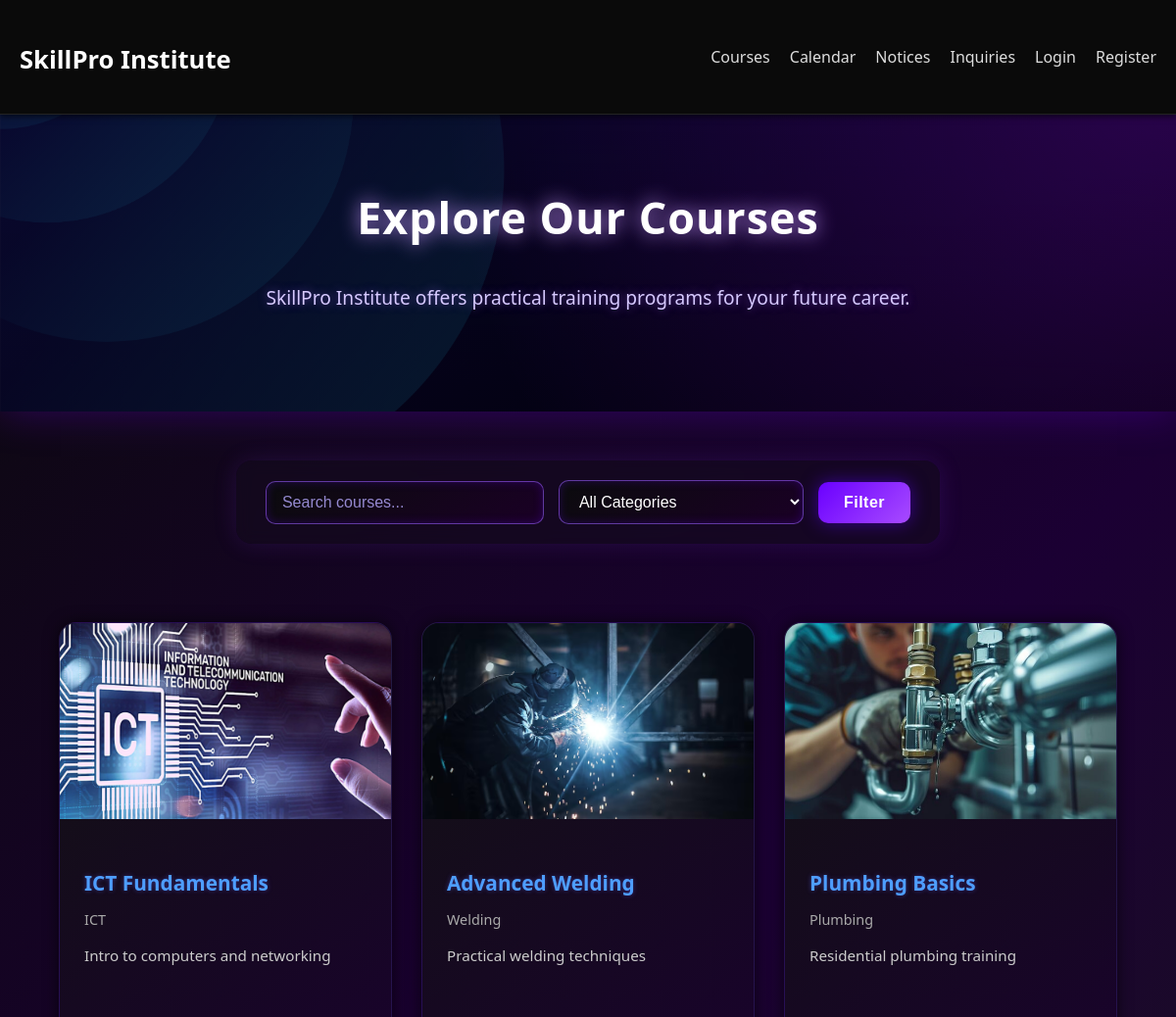
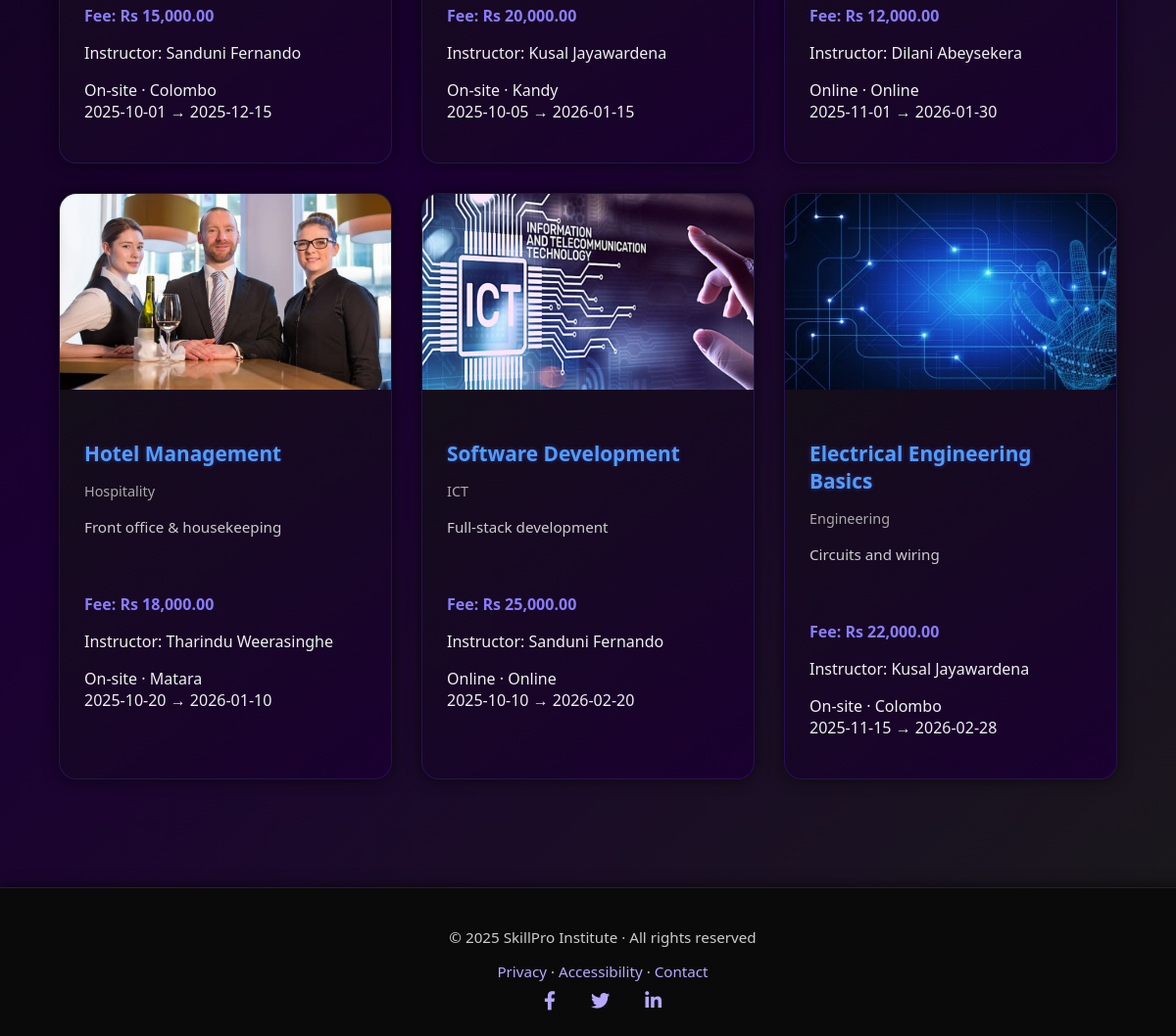
/courses.php, run on the app's committed database (2 pictures, top to bottom).
### tables this page shows
CREATE TABLE course_offerings (
  id INT AUTO_INCREMENT PRIMARY KEY,
  course_id INT,
  instructor_id INT,
  mode ENUM('Online','On-site'),
  location VARCHAR(120),
  start_date DATE,
  end_date DATE,
  FOREIGN KEY (course_id) REFERENCES courses(id) ON DELETE CASCADE,
  FOREIGN KEY (instructor_id) REFERENCES users(id) ON DELETE SET NULL
);

CREATE TABLE courses (
  id INT AUTO_INCREMENT PRIMARY KEY,
  title VARCHAR(160),
  category VARCHAR(100),
  description TEXT,
  fee DECIMAL(10,2) DEFAULT 0
);

CREATE TABLE users (
  id INT AUTO_INCREMENT PRIMARY KEY,
  role ENUM('admin','instructor','student') NOT NULL,
  full_name VARCHAR(120) NOT NULL,
  email VARCHAR(160) UNIQUE NOT NULL,
  password_hash VARCHAR(255) NOT NULL,
  created_at TIMESTAMP DEFAULT CURRENT_TIMESTAMP
);

### courses.php (the view, shortened to what this page needs)
<?php
require __DIR__ . '/config/db.php';
require __DIR__ . '/partials/header.php';
$search = $_GET['search'] ?? '';
$sql = "
    SELECT c.id, c.title, c.category, c.description, c.fee,
           o.id as offering_id, o.mode, o.location, o.start_date, o.end_date,
           u.full_name as instructor
    FROM courses c
    LEFT JOIN course_offerings o ON c.id=o.course_id
    LEFT JOIN users u ON o.instructor_id=u.id
    WHERE 1
";
$params = [];
$sql .= " ORDER BY c.id";
$stmt = $pdo->prepare($sql);
$stmt->execute($params);
$courses = $stmt->fetchAll(PDO::FETCH_ASSOC);
$imageMap = [
    'ICT'          => 'ict.jpeg',
    'Welding'      => 'welding.jpg',
    'Plumbing'     => 'plumbing.jpg',
    'Hospitality'  => 'hospitality.jpg',
    'Engineering'  => 'electrical.jpg',
    'Software'     => 'software.png',
];
?>
<link rel="stylesheet" href="assets/css/courses.css?v=<?php echo time(); ?>">
<section class="hero-section">
  <div class="hero-content">
    <h1>Explore Our Courses</h1>
    <p>SkillPro Institute offers practical training programs for your future career.</p>
  </div>
</section>
<div class="filter-bar">
  <form method="get" class="filter-form">
    <input type="text" name="search" placeholder="Search courses..." value="<?= htmlspecialchars($search) ?>">
    <select name="category">
      <option value="">All Categories</option>
    </select>
    <button type="submit">Filter</button>
  </form>
</div>
<div class="course-grid">
  <?php if ($courses): ?>
    <?php foreach ($courses as $c): ?>
      <?php $imgFile = $imageMap[$c['category']] ?? 'default.jpg'; ?>
      <div class="course-card">
        <img src="assets/images/courses/<?= $imgFile ?>" alt="<?= htmlspecialchars($c['title']) ?>">
        <div class="course-info">
          <h3><a href="course.php?id=<?= $c['id'] ?>"><?= htmlspecialchars($c['title']) ?></a></h3>
          <p class="category"><?= htmlspecialchars($c['category']) ?></p>
          <p class="desc"><?= htmlspecialchars($c['description']) ?></p>
          <p class="fee">Fee: Rs <?= number_format($c['fee'], 2) ?></p>
          <?php if (!empty($c['instructor'])): ?>
            <p class="instructor">Instructor: <?= htmlspecialchars($c['instructor']) ?></p>
            <p class="schedule"><?= $c['mode'] ?> · <?= $c['location'] ?><br>
              <?= $c['start_date'] ?> → <?= $c['end_date'] ?></p>
          <?php else: ?>
            <p><em>Schedule to be announced</em></p>
          <?php endif; ?>
        </div>
      </div>
    <?php endforeach; ?>
  <?php else: ?>
    <p style="text-align:center; margin:40px auto;">No courses found. Try a different search.</p>
  <?php endif; ?>
</div>
<?php require __DIR__ . '/partials/footer.php'; ?>

### partials/header.php (shortened to what this page needs)
<!doctype html>
<html lang="en">
<head>
    <link rel="stylesheet" href="https://cdnjs.cloudflare.com/ajax/libs/font-awesome/6.4.0/css/all.min.css">
    <link rel="stylesheet" href="/skill_pro_v2/assets/css/theme.css?v=<?php echo time(); ?>">
</head>
<body>
    <header class="site-header">
        <div class="header-inner">
            <h1 class="logo">
                <a href="/skill_pro_v2/index.php">SkillPro Institute</a>
            </h1>
            <?php include __DIR__ . '/nav.php'; ?>
        </div>
    </header>
    <div class="header-spacer"></div>
    <main class="page-container">

### partials/nav.php (shortened to what this page needs)
<nav class="main-nav">
    <ul>
        <li><a href="/skill_pro_v2/courses.php">Courses</a></li>
        <li><a href="/skill_pro_v2/calendar.php">Calendar</a></li>
        <li><a href="/skill_pro_v2/notices.php">Notices</a></li>
        <li><a href="/skill_pro_v2/inquiries.php">Inquiries</a></li>
        <?php if (!isset($_SESSION['user_id'])): ?>
            <li><a href="/skill_pro_v2/login.php">Login</a></li>
            <li><a href="/skill_pro_v2/register.php">Register</a></li>
        <?php endif; ?>
    </ul>
</nav>

### partials/footer.php
</main>
<footer class="site-footer">
    <div class="footer-inner">
        <p>© 2025 SkillPro Institute · All rights reserved</p>
        <p>
            <a href="#">Privacy</a> ·
            <a href="#">Accessibility</a> ·
            <a href="#">Contact</a>
        </p>
        <div class="footer-icons">
            <a href="#"><i class="fab fa-facebook-f"></i></a>
            <a href="#"><i class="fab fa-twitter"></i></a>
            <a href="#"><i class="fab fa-linkedin-in"></i></a>
        </div>
    </div>
</footer>
</body>
</html>

### assets/css/theme.css (style rules this page uses)
html, body { background-color: #0a0a0a !important; color: #f0f0f0; font-family: "Poppins", Arial, sans-serif; margin: 0; padding: 0; min-height: 100vh; }
main, .container { background: transparent !important; color: #f0f0f0; margin-top: 90px; }
h1, h2, h3, h4 { color: #fff; }
a { color: #4e9eff; text-decoration: none; transition: color 0.3s ease, text-shadow 0.3s ease; }
.site-header { position: fixed; top: 0; left: 0; width: 100%; background: rgba(5, 5, 5, 0.92); backdrop-filter: blur(10px); border-bottom: 1px solid rgba(255, 255, 255, 0.08); box-shadow: 0 1px 12px rgba(0, 0, 0, 0.6); z-index: 1000; padding: 14px 0; }
.logo a { color: #ffffff; font-size: 1.6rem; font-weight: 700; text-decoration: none; transition: all 0.3s ease; }
.main-nav ul { list-style: none; display: flex; gap: 25px; margin: 0; padding: 0; }
.main-nav a { color: #ddd; text-decoration: none; font-weight: 500; position: relative; transition: all 0.3s ease; }
.main-nav a::after { content: ''; position: absolute; width: 0; height: 2px; bottom: -4px; left: 50%; transform: translateX(-50%); background: linear-gradient(90deg, #9d8eff, #6a5acd); border-radius: 2px; transition: all 0.3s ease; }
.site-footer { width: 100%; background: rgba(10, 10, 10, 0.95); backdrop-filter: blur(10px); color: #ccc; text-align: center; padding: 25px 10px; border-top: 1px solid rgba(255, 255, 255, 0.08); box-shadow: 0 -1px 12px rgba(0, 0, 0, 0.6); font-size: 0.95rem; margin-top: 80px; }
.site-footer p { margin-bottom: 10px; }
.site-footer a { color: #b8a8ff; text-decoration: none; transition: all 0.3s ease; }
.footer-icons { margin-top: 10px; }
.footer-icons i { font-size: 1.2rem; margin: 0 8px; color: #b8a8ff; transition: transform 0.3s ease, color 0.3s ease; }
:root { --header-h: 78px; }
body { padding-top: var(--header-h); }
main, .container { margin-top: 0 !important; }
.site-header { position: absolute; top: 0; left: 0; width: 100%; background: #0a0a0a; color: #fff; border-bottom: 1px solid rgba(255, 255, 255, 0.1); box-shadow: 0 2px 6px rgba(0, 0, 0, 0.6); z-index: 1000; padding: 15px 0; }
.header-inner { max-width: 1200px; margin: 0 auto; padding: 0 20px; display: flex; justify-content: space-between; align-items: center; }
.logo a { font-size: 1.6rem; font-weight: 700; color: #fff; text-decoration: none; }
.main-nav ul { display: flex; gap: 20px; margin: 0; padding: 0; list-style: none; }
.header-spacer { height: 70px; }
.site-footer { width: 100%; background: #0a0a0a; color: #ccc; text-align: center; padding: 25px 15px; border-top: 1px solid rgba(255, 255, 255, 0.1); }
.footer-inner { max-width: 1200px; margin: 0 auto; }
.footer-icons a { margin: 0 8px; color: #9d8eff; transition: all 0.3s ease; }

### data on the page
course_offerings: course.title "ICT Fundamentals", course.category "ICT", course.description "Intro to computers and networking", course.fee "15,000.00", instructor.full_name "Sanduni Fernando", mode "On-site", location "Colombo", start_date "2025-10-01", end_date "2025-12-15"
course_offerings: shows a picture, course.title "Advanced Welding", course.category "Welding", course.description "Practical welding techniques", course.fee "20,000.00", instructor.full_name "Kusal Jayawardena", mode "On-site", location "Kandy", start_date "2025-10-05", end_date "2026-01-15"
course_offerings: shows a picture, course.title "Plumbing Basics", course.category "Plumbing", course.description "Residential plumbing training", course.fee "12,000.00", instructor.full_name "Dilani Abeysekera", mode "Online", location "Online", start_date "2025-11-01", end_date "2026-01-30"
course_offerings: shows a picture, course.title "Hotel Management", course.category "Hospitality", course.description "Front office & housekeeping", course.fee "18,000.00", instructor.full_name "Tharindu Weerasinghe", mode "On-site", location "Matara", start_date "2025-10-20", end_date "2026-01-10"
course_offerings: course.title "Software Development", course.category "ICT", course.description "Full-stack development", course.fee "25,000.00", instructor.full_name "Sanduni Fernando", mode "Online", location "Online", start_date "2025-10-10", end_date "2026-02-20"
course_offerings: shows a picture, course.title "Electrical Engineering Basics", course.category "Engineering", course.description "Circuits and wiring", course.fee "22,000.00", instructor.full_name "Kusal Jayawardena", mode "On-site", location "Colombo", start_date "2025-11-15", end_date "2026-02-28"
